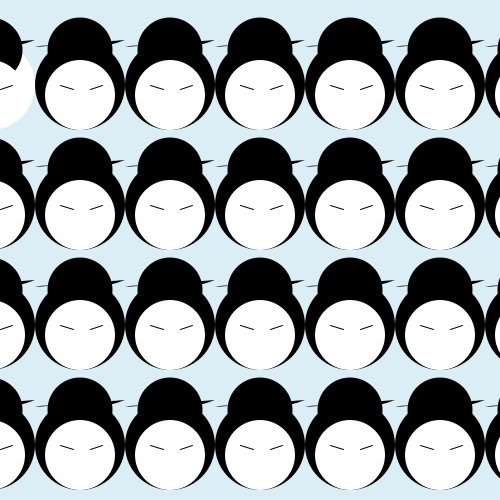
Frame 1 (no input)
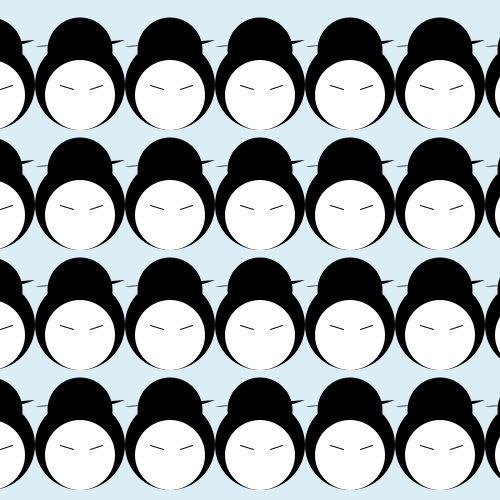
Frame 60 (the mouse pressed at the canvas centre just before this capture)
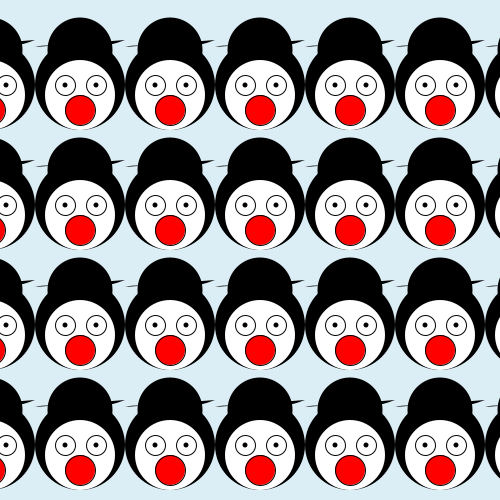
Frame 120 (the mouse held since frame 60 and released just before this capture)

The Processing sketch that drew these frames (run headless with seeded random() and noise(); from frame 60 on, the mouse is pressed at the canvas centre):

// Processing sketch: processing_46803
// ── processing_46803.pde


void setup() {
size(500, 500);
smooth();
}


void draw() {
  background (#DCEEF5);
  for (int x=5; x<width+90; x+=90){
chinaWomen (x,100);
  }
  for (int x=5; x<width+90; x+=90){
    chinaWomen (x,220);
  }
  for (int x=5; x<width+90; x+=90){
    chinaWomen (x,340);
  }
  for (int x=5; x<width+90; x+=90){
    chinaWomen (x,460);
  }
}

void chinaWomen (int x, int y) {
  
  pushMatrix();  
translate(x, y);
noStroke();
smooth();
ellipse(-15,-15,90,90); // Haar
fill(0);
ellipse(-15,-50,65,65); // Zopf
fill(255);
ellipse(-15,-5,70,70); // Gesicht
fill(0);
bezier(-60, -53, -40, -59, -10, -44, 30, -60); // Haarstab
stroke(0);
strokeWeight(1);
line(-35,-15,-22,-11);
line(-5,-11,7,-15);
fill(0);

if (mousePressed == true) {
fill(255,0,0);
ellipse(-15,10,30,30); // offener Mund
stroke(0);
fill(255);
ellipse(1,-15,20,20); // rechtes Auge
ellipse(-30,-15,20,20); // linkes Auge
noStroke();
fill(0);
ellipse(1,-15,5,5); // rechte Pupille
fill (0);
ellipse(-30,-15,5,5); // linke Pupille
fill(0);


}

popMatrix();
}
